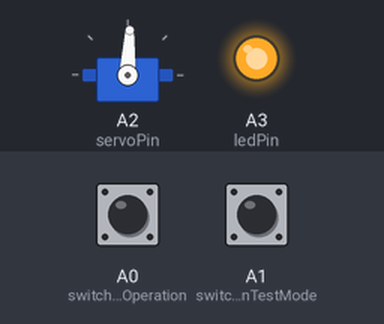
A sketch run on a simulated Arduino Uno, built with avr-gcc and run on an emulated ATmega328P. Parts: servo, output pins drawn as LEDs (lit = HIGH). The test bench sets the inputs (shaded band); at power-on: A1 (switchPinTestMode) HIGH, A0 (switchPinOperation) HIGH.

Above: at 1.2 s.
1.3 s: A1 (switchPinTestMode) pulled LOW for 0.15 s
At 2.6 s:
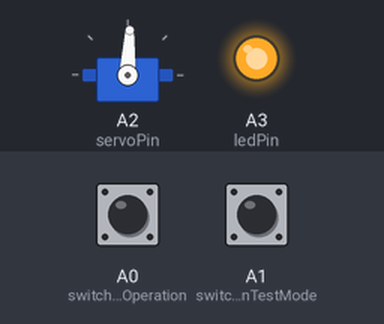
2.9 s: A0 (switchPinOperation) pulled LOW for 1 s
At 3.54 s:
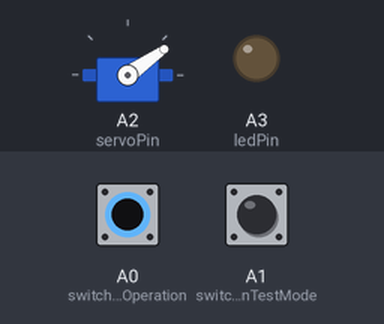
5.9 s: A1 (switchPinTestMode) pulled LOW for 1 s
At 7.5 s:
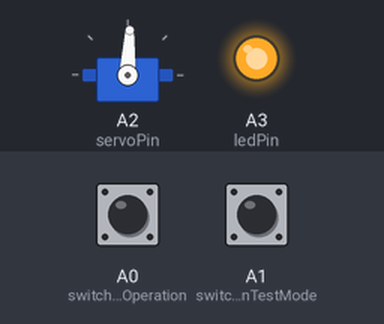
8.9 s: A0 (switchPinOperation) pulled LOW for 3.2 s
At 11.3 s:
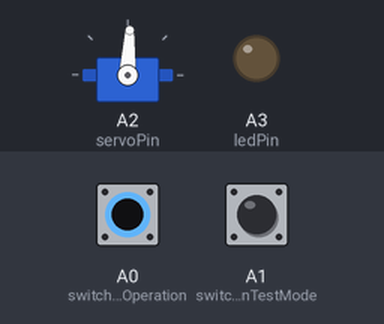
13.6 s: A1 (switchPinTestMode) pulled LOW for 3.2 s
At 17.5 s:
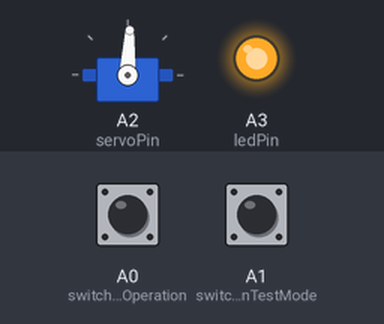
Timing chart, 0 to 19.0 s (numbered marks = the images above; inputs shaded):
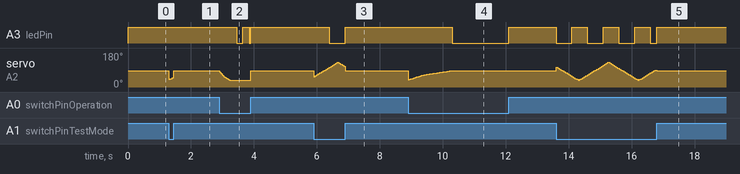

The sketch:

WitchKettleEye.ino
```cpp
// The Eye of the Witch's Kettle
// (2024) Voor m'n lieve guppie
//
// WitchKettleEye.ino : v1.0-refactor 0.0.0 (Operational release!)

#include <Servo.h>

// Define servo and LED parameters
Servo myServo;
const int servoPin = A2;  // Pin for the servo
const int ledPin = A3;    // Pin for the LED

// Define the left, right, and center angle limits for the servo
int left = 35;   // Leftmost position
int right = 130; // Rightmost position
int center = 87; // Center position

// Define the test mode and operation mode switches
const int switchPinTestMode = A1;  // Pin for Test Mode switch (A1)
const int switchPinOperation = A0; // Pin for normal operation switch (A0)
bool ledState = false;             // LED state for blinking

// Timing variables
unsigned long previousMillisServo = 0;
unsigned long previousMillisBlink = 0;
unsigned long previousMillisPause = 0;
const long intervalServo = 20;      // Interval for smooth servo movement
const long blinkInterval = 500;     // LED blink interval (500ms)
long testModeIntervalServo = 50;    // Separate interval for Test Mode sweeping speed

// Test Mode variables
int testModeServoAngle = left;    // Start at the leftmost angle for Test Mode
int testModeDirection = 1;        // 1 for sweeping right, -1 for sweeping left
int stepSize = 5;                 // Servo movement step size for Test Mode

// Duration variables
const int boundaryPauseDuration = 2000; // 2 seconds at boundaries (modifiable)
const int centerPauseDuration = 4000;   // 4 seconds at the center (modifiable)

// Operation Mode variables
int operationServoAngle = center; // Start at the center for Operation Mode

void setup() {
  pinMode(switchPinTestMode, INPUT_PULLUP);  // Use internal pull-up resistor for test mode switch (A1)
  pinMode(switchPinOperation, INPUT_PULLUP); // Use internal pull-up resistor for normal operation switch (A0)
  pinMode(ledPin, OUTPUT);                   // Set LED pin as output

  // Attach the servo to the specified pin
  myServo.attach(servoPin);
  myServo.write(center);  // Center the servo at startup

  // Turn off the LED initially
  analogWrite(ledPin, 0);
}

void loop() {
  unsigned long currentMillis = millis();

  // Check the switch states for Off Mode, Test Mode, and Operation Mode
  bool testModeActive = digitalRead(switchPinTestMode) == LOW;
  bool operationModeActive = digitalRead(switchPinOperation) == LOW;

  if (!testModeActive && !operationModeActive) {
    // Off Mode: Both switches are HIGH
    myServo.write(center);
    analogWrite(ledPin, 128); // Set LED to 50% brightness
  } else if (testModeActive && !operationModeActive) {
    // Test Mode: A1 is LOW and A0 is HIGH
    if (currentMillis - previousMillisServo >= testModeIntervalServo) {
      previousMillisServo = currentMillis;
      testModeServoSweep(); // Update servo position for sweeping motion
    }
    if (currentMillis - previousMillisBlink >= blinkInterval) {
      previousMillisBlink = currentMillis;
      toggleLED();   // Toggle LED state
    }
  } else if (!testModeActive && operationModeActive) {
    // Operation Mode: A0 is LOW and A1 is HIGH
    operationMode(currentMillis);
  }
}

// Function to handle Test Mode sweeping motion for the servo
void testModeServoSweep() {
  testModeServoAngle += stepSize * testModeDirection;

  // Reverse direction at the boundaries
  if (testModeServoAngle >= right || testModeServoAngle <= left) {
    testModeDirection = -testModeDirection;
  }

  // Update the servo position for Test Mode
  myServo.write(testModeServoAngle);
}

// Function for Operation Mode behavior
void operationMode(unsigned long currentMillis) {
  static int phase = 0; // 0: Move to left, 1: Pause at left, 2: Move to center, 3: Pause at center, 4: Move to right, 5: Pause at right, 6: Move to center
  static bool ledBlinked = false;

  switch (phase) {
    case 0: // Move to left boundary
      analogWrite(ledPin, 255); // Keep LED on during movement
      if (currentMillis - previousMillisServo >= intervalServo / 2) {
        previousMillisServo = currentMillis;
        moveToPosition(left); // Fast to left
        if (operationServoAngle == left) {
          phase = 1;
          ledBlinked = false;
          previousMillisPause = currentMillis;
        }
      }
      break;

    case 1: // Pause at left boundary, blink LED
      blinkLEDNonBlocking(2, currentMillis);
      if (currentMillis - previousMillisPause >= boundaryPauseDuration) {
        phase = 2;
      }
      break;

    case 2: // Move to center faster
      analogWrite(ledPin, 255); // Keep LED on during movement
      if (currentMillis - previousMillisServo >= intervalServo * 2) {
        previousMillisServo = currentMillis;
        moveToPosition(center); // Slow to center
        if (operationServoAngle == center) {
          analogWrite(ledPin, 0); // Turn LED off at center
          phase = 3;
          previousMillisPause = currentMillis;
        }
      }
      break;

    case 3: // Pause at center
      if (currentMillis - previousMillisPause >= centerPauseDuration) {
        phase = 4;
      }
      break;

    case 4: // Move to right boundary fast
      analogWrite(ledPin, 255); // Keep LED on during movement
      if (currentMillis - previousMillisServo >= intervalServo / 2) {
        previousMillisServo = currentMillis;
        moveToPosition(right); // Fast to right
        if (operationServoAngle == right) {
          phase = 5;
          ledBlinked = false;
          previousMillisPause = currentMillis;
        }
      }
      break;

    case 5: // Pause at right boundary, blink LED
      blinkLEDNonBlocking(2, currentMillis);
      if (currentMillis - previousMillisPause >= boundaryPauseDuration) {
        phase = 6;
      }
      break;

    case 6: // Move to center faster
      analogWrite(ledPin, 255); // Keep LED on during movement
      if (currentMillis - previousMillisServo >= intervalServo * 2) {
        previousMillisServo = currentMillis;
        moveToPosition(center); // Slow to center
        if (operationServoAngle == center) {
          analogWrite(ledPin, 0); // Turn LED off at center
          phase = 7;
          previousMillisPause = currentMillis;
        }
      }
      break;

    case 7: // Pause at the center to ensure completion of the cycle
      if (currentMillis - previousMillisPause >= centerPauseDuration) {
        phase = 0; // Restart the sequence
      }
      break;
  }
}

// Function to move servo to a specified position in Operation Mode with easing
void moveToPosition(int targetAngle) {
  int distance = abs(targetAngle - operationServoAngle);

  // Calculate dynamic step size based on the distance
  int dynamicStepSize = map(distance, 0, abs(right - left), 1, stepSize);
  dynamicStepSize = max(dynamicStepSize, 1); // Ensure step size is at least 1

  if (operationServoAngle < targetAngle) {
    operationServoAngle += dynamicStepSize;
    if (operationServoAngle > targetAngle) {
      operationServoAngle = targetAngle;
    }
  } else if (operationServoAngle > targetAngle) {
    operationServoAngle -= dynamicStepSize;
    if (operationServoAngle < targetAngle) {
      operationServoAngle = targetAngle;
    }
  }

  // Update the servo position in Operation Mode
  myServo.write(operationServoAngle);
}

// Function to blink LED a specified number of times without blocking
void blinkLEDNonBlocking(int times, unsigned long currentMillis) {
  static int blinkCount = 0;
  static bool isBlinking = false;
  static unsigned long lastBlinkTime = 0;

  if (!isBlinking) {
    blinkCount = times * 2; // Two toggles per blink
    isBlinking = true;
    lastBlinkTime = currentMillis;
  }

  if (isBlinking && (currentMillis - lastBlinkTime >= 200)) {
    toggleLED();
    lastBlinkTime = currentMillis;
    blinkCount--;

    if (blinkCount == 0) {
      isBlinking = false;
      analogWrite(ledPin, 255); // Keep LED on after blinking
    }
  }
}

// Function to toggle the LED state
void toggleLED() {
  ledState = !ledState; // Toggle the LED state

  if (ledState) {
    analogWrite(ledPin, 255); // Turn LED on at full brightness
  } else {
    analogWrite(ledPin, 0);   // Turn LED off
  }
}
```

Measured:
- after the input at 1.3 s, servo on A2 (servoPin): 87° → 40° at once, → 45° 0.05 s later, → 50° 0.05 s later, → 87° 0.05 s later
- after the input at 2.9 s, A3 (ledPin): HIGH → LOW after 0.55 s, → HIGH 0.20 s later, → LOW 0.20 s later, → HIGH 0.05 s later
- after the input at 5.9 s, A3 (ledPin): HIGH → LOW after 0.50 s, → HIGH 0.50 s later
- after the input at 8.9 s, A3 (ledPin): HIGH → LOW after 1.4 s, → HIGH 1.8 s later
- after the input at 13.6 s, A3 (ledPin): goes 3 × (LOW 0.50 s, HIGH 0.50 s), LOW 0.20 s, then HIGH, starting at once
